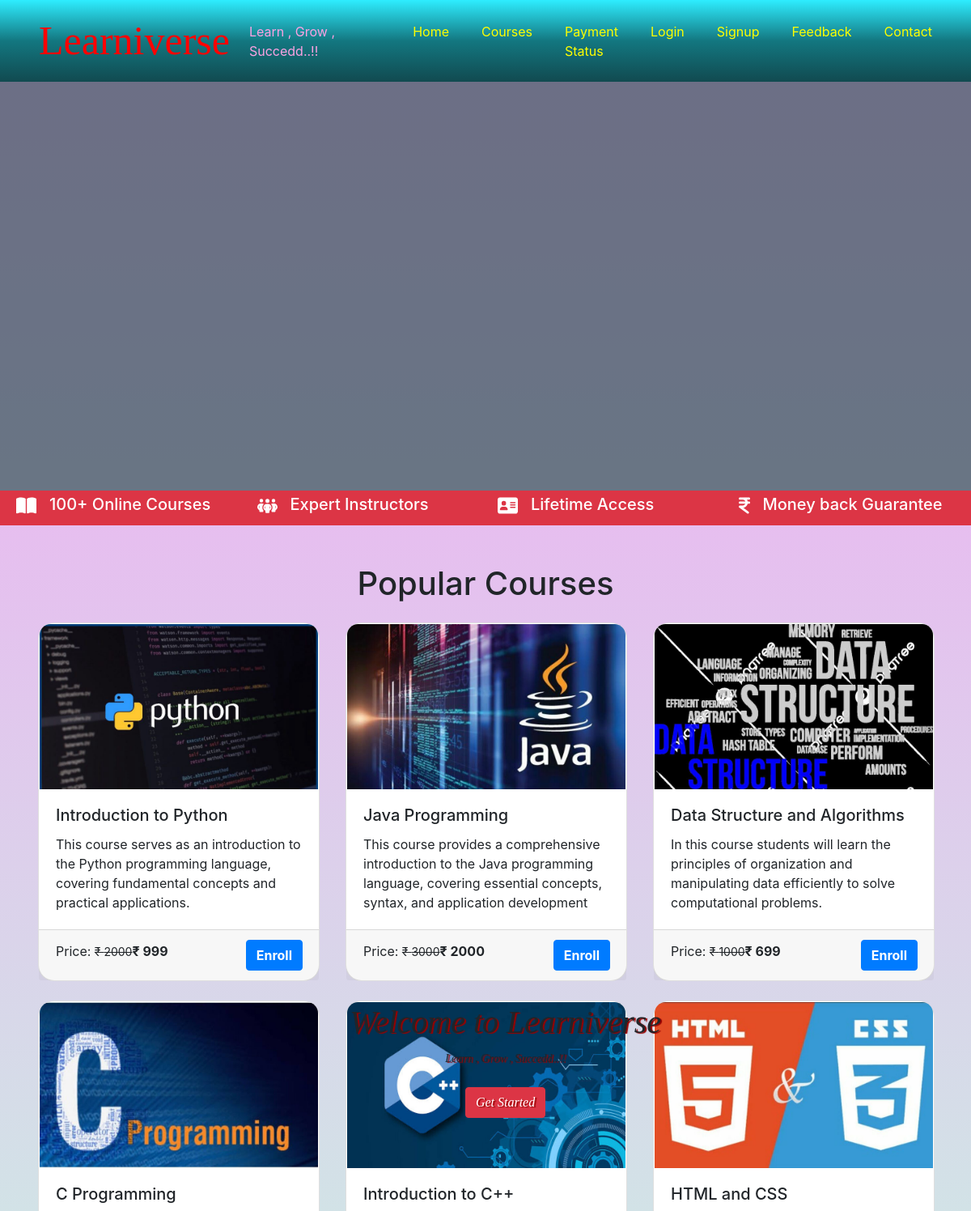
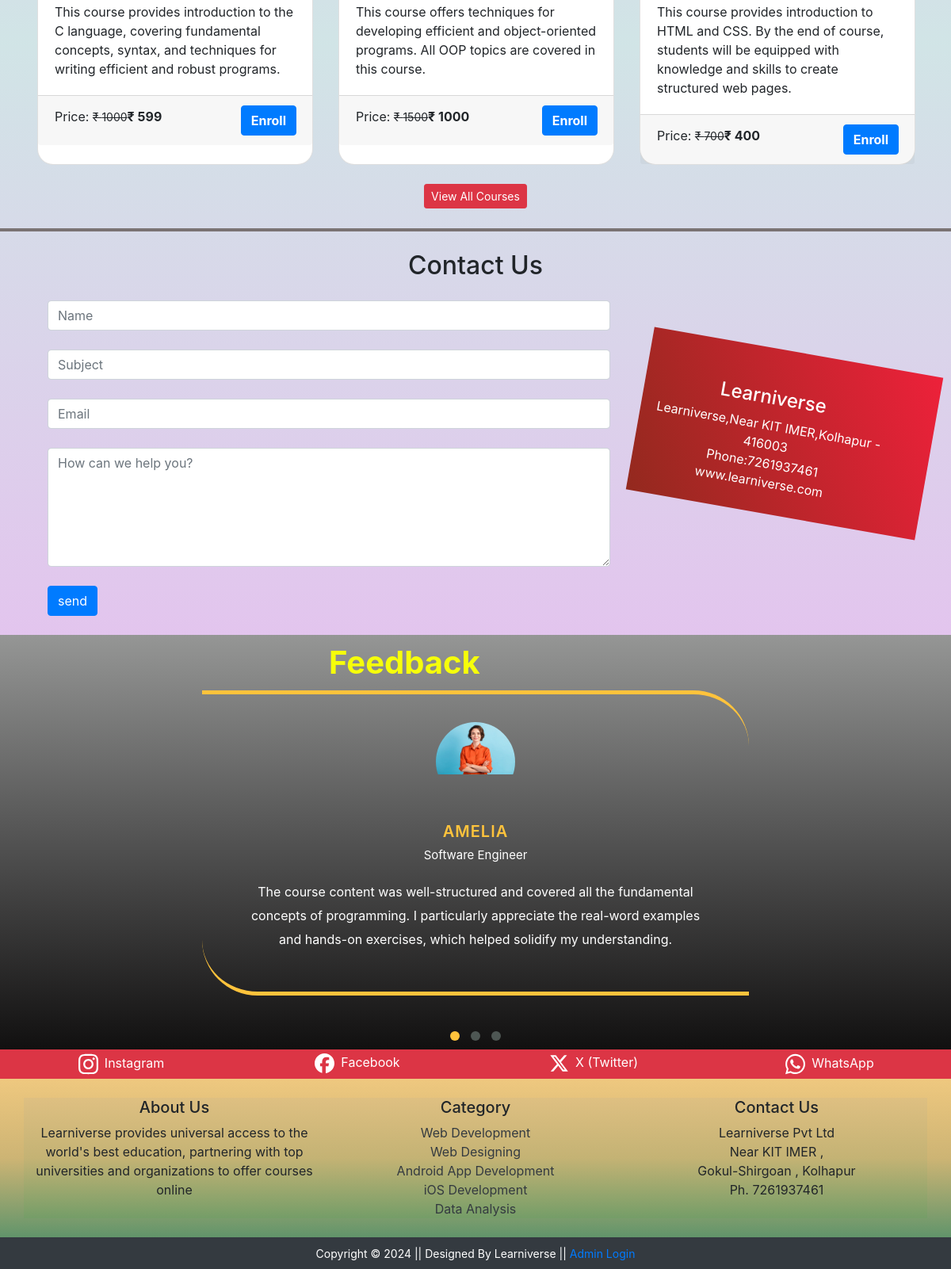
The page / on the database its author committed (2 pictures, top to bottom).
### tables this page shows
CREATE TABLE `course` (
  `course_id` int(11) NOT NULL,
  `course_name` text NOT NULL,
  `course_desc` text NOT NULL,
  `course_author` varchar(255) NOT NULL,
  `course_img` text NOT NULL,
  `course_duration` text NOT NULL,
  `course_price` int(11) NOT NULL,
  `course_original_price` int(11) NOT NULL
);

CREATE TABLE `feedback` (
  `fb_id` int(11) NOT NULL,
  `fb_content` text NOT NULL,
  `stu_id` int(11) NOT NULL
);

CREATE TABLE `student` (
  `stu_id` int(10) NOT NULL,
  `stu_name` varchar(255) NOT NULL,
  `stu_email` varchar(255) NOT NULL,
  `stu_pass` varchar(255) NOT NULL,
  `stu_occ` varchar(255) NOT NULL,
  `stu_img` text NOT NULL
);

### index.php (the view, shortened to what this page needs)
<?php
include('./maininclude/header.php');
?>
<div class="container-fluid remove-vid-margin">
  <div class="vid-parent">
    <div class="vid-overlay"></div>
  </div>
  <div class="vid-content">
    <h1 class="my-content">Welcome to Learniverse</h1>
    <small class="my-content">Learn , Grow , Succedd..!!</small><br><br>
    <?php
      if(!isset($_SESSION['is_login'])){
        echo'
        <a href="#" class="btn btn-danger" data-toggle="modal" data-target="#stuRegModalCenter">Get Started</a>
        ';
      }
      else{
        echo'
        <a href="Student/studentProfile.php" class="btn btn-primary">My Profile</a>
        ';
      }
    ?>
  </div>
</div>
<div class="container-fluid bg-danger txt-banner">
  <div class="row bottom-banner">
    <div class="col-sm ">
      <h5><img class="iconsize mr-3" src="icons/book.svg" alt="">100+ Online Courses</h5>
    </div>
    <div class="col-sm ">
      <h5><img class="iconsize mr-3" src="icons/peoples.svg" alt="">Expert Instructors</h5>
    </div>
    <div class="col-sm ">
      <h5><img class="iconsize mr-3" src="icons/card.svg" alt="">Lifetime Access</h5>
    </div>
    <div class="col-sm ">
      <h5><img width="14px" class=" mr-3" src="icons/rupees.svg" alt="">Money back Guarantee</h5>
    </div>
  </div>
</div>
<div class="container mt-5">
  <div>
    <h1 class="text-center">Popular Courses</h1>
  </div>
  <div class="card-deck mt-4">
    <?php
      $sql = "SELECT * FROM course LIMIT 3";
      $result = $conn->query($sql);
      if($result->num_rows > 0){
        while($row = $result->fetch_assoc()){
          $course_id = $row['course_id'];
          echo '
          <a href="coursedetails.php?course_id='.$course_id.'" class="btn" style="text-align: left; padding:0px; margin:0px;">
            <div class="card" style="border-radius:20px;">
              <img src="' . str_replace('..','.',$row['course_img']). '" class="card-img-top" >
              <div class="card-body">
                <h5 class="card-title">' .$row['course_name']. '</h5>
                <p class="card-text">' .$row['course_desc']. '</p>
              </div>
              <div class="card-footer">
                <p class="card-text d-inline">Price: <small><del>&#8377 ' .$row['course_original_price']. '</del></small><span class="font-weight-bolder">&#8377 ' .$row['course_price']. '</span></p>
                <a href="coursedetails.php?course_id='.$course_id.'" class="btn btn-primary text-white font-weight-bolder float-right">Enroll</a>
              </div>
            </div>
          </a>';
        }
      }
    ?>
  </div>
  <div class="card-deck mt-4">
    <?php
      $sql = "SELECT * FROM course LIMIT 3,3";
      $result = $conn->query($sql);
      if($result->num_rows > 0){
        while($row = $result->fetch_assoc()){
          $course_id = $row['course_id'];
          echo '
          <a href="coursedetails.php?course_id='.$course_id.'" class="btn" style="text-align: left; padding:0px; margin:0px;">
            <div class="card" style="border-radius:20px;">
              <img src="' . str_replace('..','.',$row['course_img']). '" class="card-img-top ">
              <div class="card-body">
                <h5 class="card-title">' .$row['course_name']. '</h5>
                <p class="card-text">' .$row['course_desc']. '</p>
              </div>
              <div class="card-footer">
                <p class="card-text d-inline">Price: <small><del>&#8377 ' .$row['course_original_price']. '</del></small><span class="font-weight-bolder">&#8377 ' .$row['course_price']. '</span></p>
                <a href="coursedetails.php?course_id='.$course_id.'" class="btn btn-primary text-white font-weight-bolder float-right">Enroll</a>
              </div>
            </div>
          </a>';
        }
      }
    ?>
  </div>
  <div class="text-center m-2">
    <a href="courses.php" class="btn btn-danger btn-sm mt-3">View All Courses</a>
  </div>
</div>
<div class="horizantalline"></div>
<?php
include('./contact.php');
?>
<section id="feedbackslid">
  <div class="demo">
    <div class="Feedback">
      Feedback
    </div>
    <div class="container">
      <div class="row">
        <div class="col-md-8">
          <div id="testimonial-slider" class="owl-carousel">
            <?php
              $sql = "SELECT s.stu_name, s.stu_occ, s.stu_img,f.fb_content FROM student AS s JOIN feedback AS f ON s.stu_id = f.stu_id";
              $result = $conn->query($sql);
              if($result->num_rows > 0){
                while($row = $result->fetch_assoc()){
                  $s_img = str_replace('..','.',$row['stu_img']);
            ?>
                  <div class="testimonial">
                    <div class="pic">
                      <img src="<?php echo $s_img ?>" alt="">
                    </div>
                    <h3 class="title"><?php echo $row['stu_name'] ?></h3>
                    <span class="post"><?php echo $row['stu_occ'] ?></span>
                    <p class="description">
                    <?php echo $row['fb_content'] ?>
                    </p>
                  </div>
                <?php }
              }?>
          </div>
        </div>
      </div>
    </div>
  </div>
</section>
<div class="container-fluid bg-danger">
  <div class="row text-white text-center p-1">
    <div class="col-sm">
      <a href="#" class="text-white social-hover"><img class="iconsize mr-2" src="icons/instagram.svg" alt="">Instagram</a>
    </div>
    <div class="col-sm">
      <a href="#" class="text-white social-hover"><img class="iconsize mr-2" src="icons/facebook.svg" alt="">Facebook</a>
    </div>
    <div class="col-sm">
      <a href="#" class="text-white social-hover"><img class="iconsize mr-2" src="icons/twitter.svg" alt="">X (Twitter)</a>
    </div>
    <div class="col-sm">
      <a href="#" class="text-white social-hover"><img class="iconsize mr-2" src="icons/whatsapp.svg" alt="">WhatsApp</a>
    </div>
  </div>
</div>
<div class="container-fluid p-4" style="background: linear-gradient(#ede5047c,#baba33a9,#168c24a9);">
  <div class="container" style="background: linear-gradient(#4377dd0d,#03b4140e);">
    <div class="row text-center">
      <div class="col-sm">
        <h5>About Us</h5>
        <p>Learniverse provides universal access to the world's best education, partnering with top universities and organizations to offer courses online</p>
      </div>
      <div class="col-sm">
        <h5>Category</h5>
        <a href="#" class="text-dark">Web Development</a><br />
        <a href="#" class="text-dark">Web Designing</a><br />
        <a href="#" class="text-dark">Android App Development</a><br />
        <a href="#" class="text-dark">iOS Development</a><br />
        <a href="#" class="text-dark">Data Analysis</a><br />
      </div>
      <div class="col-sm">
        <h5>Contact Us</h5>
        <p>Learniverse Pvt Ltd <br> Near KIT IMER ,<br>Gokul-Shirgoan , Kolhapur<br>Ph. 7261937461</p>
      </div>
    </div>
  </div>
</div>
<?php
include('./maininclude/footer.php');
?>

### maininclude/header.php (shortened to what this page needs)
<!DOCTYPE html>
<html lang="en">
<head>
    <link rel="stylesheet" href="css/bootstrap.min.css">
    <link rel="stylesheet" href="css/indexstyle.css">
    <link rel="stylesheet" href="css/owl.carousel.min.css">
    <link rel="stylesheet" href="css/owl.theme.default.min.css">
    <link rel="stylesheet" href="css/owl.transitions.css">
</head>
<body>
    <nav class="navbar navbar-expand-sm navbar-dark navbgcolor pl-5 fixed-top">
        <a id="learniverse" class="navbar-brand" href="index.php">Learniverse</a>
        <span class="navbar-text pl-2 mr-3" style="color: #fba2e2;">Learn , Grow , Succedd..!!</span>
        <div class="collapse navbar-collapse" id="navbarNav">
            <ul class="navbar-nav pl-5">
                <li class="nav-item liitem mr-4"><a class="nav-link" href="index.php">Home</a></li>
                <li class="nav-item liitem mr-4"><a class="nav-link" href="courses.php">Courses</a></li>
                <li class="nav-item liitem mr-4"><a class="nav-link" href="paymentstatus.php">Payment Status</a></li>
                <?php
                    if(isset($_SESSION['is_login'])){
                        echo '
                        <li class="nav-item liitem mr-4"><a class="nav-link" href="Student/studentProfile.php">My Profile</a></li>
                        <li class="nav-item liitem mr-4"><a class="nav-link" href="logout.php">Logout</a></li>
                        ';
                    }
                    else{
                        echo '
                        <li class="nav-item liitem mr-4"><a class="nav-link" href="#" data-toggle="modal" data-target="#stuLoginModalCenter">Login</a></li>
                        <li class="nav-item liitem mr-4"><a class="nav-link" href="#" data-toggle="modal" data-target="#stuRegModalCenter">Signup</a></li>
                        ';
                    }
                ?>
                <li class="nav-item liitem mr-4"><a class="nav-link" href="#feedbackslid">Feedback</a></li>
                <li class="nav-item liitem mr-4"><a class="nav-link" href="#contactsec">Contact</a></li>
            </ul>
        </div>
    </nav>

### contact.php
<section id="contactsec">
  <div class="container mt-4 d-print-none" id="contact">
      <h2 class="text-center mb-4">Contact Us</h2>
      <div class="addgap">
        <div class="col-md-8">
          <form action="" method="post">
            <input type="text" class="form-control" name="name" placeholder="Name"><br>
            <input type="text" class="form-control" name="subject" placeholder="Subject"><br>
            <input type="email" class="form-control" name="email" placeholder="Email"><br>
            <textarea name="message" class="form-control" placeholder="How can we help you?" style="height: 150px;"></textarea><br>
            <input type="submit" class="btn btn-primary" name="submit" value="send"><br><br>
          </form>
        </div>
        <div class="col-md-4 bgstyle text-white text-center">
          <h4>Learniverse</h4>
          <p>
            Learniverse,Near KIT IMER,Kolhapur - 416003<br />
            Phone:7261937461<br />
            www.learniverse.com
          </p>
        </div>
      </div>
    </div>
</section>

### maininclude/footer.php (shortened to what this page needs)
<footer class="container-fluid bg-dark text-center p-2 d-print-none">
    <small class="text-white">Copyright &copy; 2024 || Designed By Learniverse || <a href="#login" data-toggle="modal" data-target="#adminLoginModalCenter">Admin Login</a></small>
  </footer>
</body>
</html>

### css/indexstyle.css (style rules this page uses)
body { background: linear-gradient(#ef5fef93,#13778032,#ef5fef93); }
.navbar-brand { font-family: forte; font-size: 50px; color: rgb(255, 3, 3) !important; }
.navbgcolor { background: linear-gradient(#2eedff,#137780,#114a50); }
.navbar-text { color: #fba2e2; }
.liitem a { color: yellow !important; }
.vid-parent { position: relative; }
.remove-vid-margin { margin: 0px; padding: 0px; }
.vid-overlay { position: absolute; top: 0; left: 0; height: 100%; width: 100%; background-color: #345858; z-index: 1; opacity: 0.7; }
.vid-content { position: absolute; z-index: 2; top: 40%; left: 36%; text-align: center; font-family: snap; font-weight: 1900; font-style: italic; text-shadow: 2px 1px 1px#960202; animation: fontcolor 5s ease-in-out 0s infinite alternate; }
.card-img-top { border-top-left-radius: calc(0.9rem - 1px); border-top-right-radius: calc(0.9rem - 1px); }
.iconsize { width: 25px; }
.bottom-banner { color: white; padding: 5px; }
.horizantalline { border: 2px solid rgb(122, 115, 115); margin-top: 25px; width: 100%; height: 3%; }
.bgstyle { background-image: linear-gradient(240deg,#ed213a,#93291e); padding: 3rem; height: 13rem; margin-top: 4rem; padding-left: 5px; transform: rotate(10deg); z-index: -5; }
.addgap { display: flex; column-gap: 20px; }
.Feedback { display: flex; margin-left: 410px; padding: 5px; color: rgb(246, 254, 10); font-size: 40px; font-weight: bolder; }
.demo { background: linear-gradient(#959695,#525252,#111010); }
.testimonial { padding: 35px 50px; margin: 0 20px 30px; border-radius: 0 70px 0 70px; border: 5px solid #ffc33c; border-left: none; border-right: none; text-align: center; }
.testimonial .pic { display: inline-block; width: 100px; height: 100px; border-radius: 50%; margin-bottom: 20px; overflow: hidden; }
.testimonial .pic img { width: 100%; height: auto; }
.testimonial .title { display: block; margin: 0 0 7px 0; font-size: 20px; font-weight: 600; color: #ffc33c; letter-spacing: 1px; text-transform: uppercase; }
.testimonial .post { display: block; font-size: 15px; color: #fff; text-transform: capitalize; margin-bottom: 20px; }
.testimonial .description { font-size: 16px; color: #fff; line-height: 30px; }

### rows shown on the page
course: course_img (picture), course_name "Introduction to Python", course_desc "This course serves as an introduction to the Python programming language, covering fundamental concepts and practical applications.", course_original_price "2000", course_price "999"
course: course_img (picture), course_name "Java Programming", course_desc "This course provides a comprehensive introduction to the Java programming language, covering essential concepts, syntax, and application development", course_original_price "3000", course_price "2000"
course: course_img (picture), course_name "Data Structure and Algorithms", course_desc "In this course students will learn the principles of organization and manipulating data efficiently to solve computational problems.", course_original_price "1000", course_price "699"
course: course_img (picture), course_name "C Programming", course_desc "This course provides introduction to the C language, covering fundamental concepts, syntax, and techniques for writing efficient and robust programs.", course_original_price "1000", course_price "599"
course: course_img (picture), course_name "Introduction to C++", course_desc "This course offers techniques for developing efficient and object-oriented programs. All OOP topics are covered in this course.", course_original_price "1500", course_price "1000"
course: course_img (picture), course_name "HTML and CSS", course_desc "This course provides introduction to HTML and CSS. By the end of course, students will be equipped with knowledge and skills to create structured web pages.", course_original_price "700", course_price "400"
feedback: stu.stu_img (picture), stu.stu_name "AMELIA", stu.stu_occ "Software Engineer", fb_content "The course content was well-structured and covered all the fundamental concepts of programming. I particularly appreciate the real-word examples and hands-on exercises, which helped solidify my understanding."
